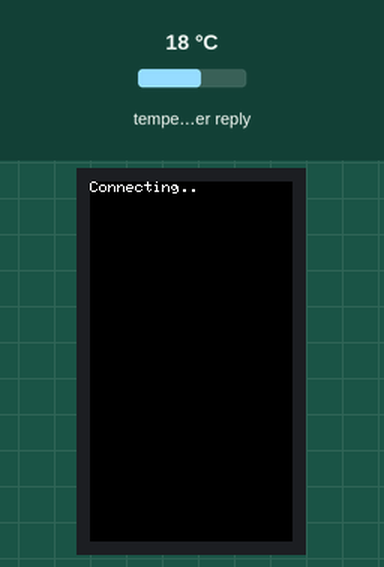
Bench run of a sketch on a simulated ESP32. On the bench: 135×240 colour display. The test bench sets the inputs (shaded band); at power-on: temperature in the weather reply 18 °C. WiFi joins after 1.5 s; servers stay silent unless stated; web services answer with replies made up by the test bench; what the sketch prints to the serial monitor is not drawn.

Above: at 0.6 s.
At 1.8 s:
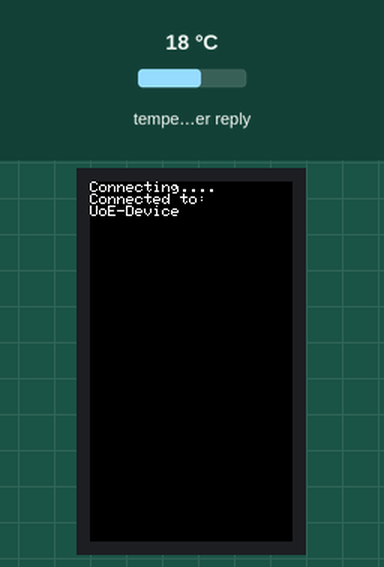
At 6.1 s:
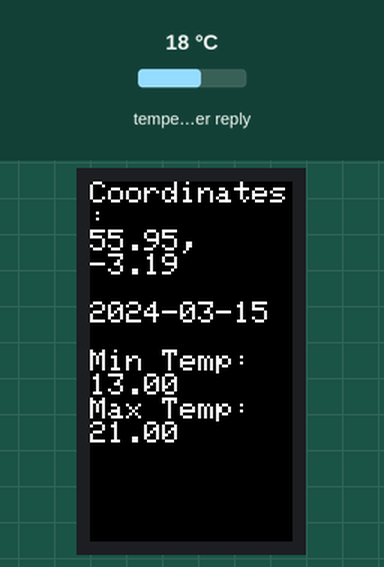

Measured:
- what the display in image 1 shows lasts 4.2 s, from 1.8 s to 6.0 s

The sketch:

OpenMeteo.ino
```cpp
//=============================================================
// File:    OpenMeteo.ino
//
// Author:  J.Hathway 2024
//
// Description:
//     - Gather weather data using Weather class
//     - Print data to M5StickC Plus LCD
//     - Uses Open-Meteo API https://open-meteo.com/
//
// Dependencies:
//     - M5StickCPlus Library 0.1.0 (M5Stack)
//     - ArduinoHTTPClient Library 0.5.0 (Arduino)
//     - ArduinoJson Library 7.0.3 (Benoit Blanchon)
//=============================================================

#include <ArduinoJson.h>
#include <M5StickCPlus.h>
#include <HTTPClient.h>
#include <WiFi.h>

//******************************************
// ***CHANGE THESE VARIABLES***
// WiFi details
const char* network = "UoE-Device";
const char* password = "uThnYvRm";

String longitude = "-3.19";
String latitude = "55.95";

// How far in the future do we want the forecast?
// 0 = today
int daysInAdvance = 0;
//==========================================

void getData();
bool connectToWiFi(const char* ssid, const char* pass);

String hostURL = "https://api.open-meteo.com/v1/forecast?";                                // Open Meteo url
String coordinates = "latitude=" + latitude + "&longitude=" + longitude;                   // What location are we looking for?
String headers = "&daily=temperature_2m_max,temperature_2m_min&timezone=Europe%2FLondon";  // What data are we asking for?

// Final request URL
String url = hostURL + coordinates + headers;

// Variable to store deserialized JSON
StaticJsonDocument<1500> doc;

//============================================
// SETUP
void setup() {
  Serial.begin(115200);

  // M5StickC Plus Init
  M5.begin();

  // Connect to WiFi
  connectToWiFi(network, password);
  delay(1000);

  //================================================
  // MAKE GET REQUEST
  getData();

  //================================================
  // PARSE DATA FROM JSON
  // Dates and temperatures for the next week
  JsonObject daily = doc["daily"];
  JsonArray days = daily["time"];
  JsonArray maxTemperatures = daily["temperature_2m_max"];
  JsonArray minTemperatures = daily["temperature_2m_min"];

  // Selected date
  const char* day = days[daysInAdvance];
  String date = String(day);

  // minimum and maximum temperatures
  float maxTemp = maxTemperatures[daysInAdvance];
  float minTemp = minTemperatures[daysInAdvance];

  //==============================================
  // PRINT DATA
  M5.Lcd.fillScreen(BLACK);
  M5.Lcd.setCursor(0, 0);
  M5.Lcd.setTextSize(2);

  // Coordinates
  M5.Lcd.println("Coordinates:");
  M5.Lcd.print(latitude);
  M5.Lcd.println(",");
  M5.Lcd.println(longitude);
  M5.Lcd.println();

  // Date
  M5.Lcd.println(date);
  M5.Lcd.println();

  // Temperature
  M5.Lcd.println("Min Temp:");
  M5.Lcd.println(minTemp);
  M5.Lcd.println("Max Temp:");
  M5.Lcd.println(maxTemp);
}

//============================================
// LOOP
void loop() {
}

//=======================================================
// MAKE API GET REQUEST FUNCTION
void getData() {
  // set up HTTP Client
  HTTPClient client;

  // access URL
  client.begin(url.c_str());

  // send GET Request
  int httpCode = client.GET();

  // if request is successful...
  if (httpCode > 0) {
    // store recieved data
    String payload = client.getString();
    Serial.println("Statuscode: " + String(httpCode));

    // check for error
    DeserializationError error = deserializeJson(doc, payload);

    if (error) {
      Serial.print("deserializeJson() failed: ");
      Serial.println(error.c_str());
      return;
    } else {
      Serial.println("deserializeJson() successful");

      delay(1000);
      M5.Lcd.fillScreen(BLACK);
      M5.Lcd.setCursor(0, 0);
    }

    // end HTTP call
    client.end();
  } else {
    // if request is NOT successful, print error message
    Serial.println("Error on HTTP request.");
  }
}

//=======================================================
// CONNECT TO WIFI FUNCTION
bool connectToWiFi(const char* ssid, const char* pass) {
  M5.Lcd.print("Connecting");

  // initialise - WIFI_STA = Station Mode
  WiFi.mode(WIFI_STA);
  WiFi.begin(network, password);

  // start timer
  unsigned long startAttemptTime = millis();

  // while not connected to WiFi AND before timeout
  while (WiFi.status() != WL_CONNECTED && millis() - startAttemptTime < 30000) {
    M5.Lcd.print(".");
    delay(400);
  }

  // Print status to LCD
  if (WiFi.status() != WL_CONNECTED) {
    M5.Lcd.println("\nErr: Failed to connect");
    delay(2000);
    return false;
  } else {
    M5.Lcd.println("\nConnected to:");
    M5.Lcd.println(ssid);
    delay(2000);
    return true;
  }
}
```
